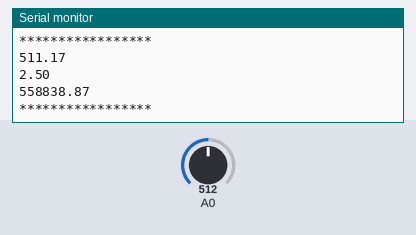
The sketch below on a simulated Arduino Uno, built with avr-gcc and run on an emulated ATmega328P. Shown: the last lines printed to the serial monitor. The inputs (shaded band) are chosen by the test bench; at power-on: A0 = 512.

Above: at 1.2 s.
1.3 s: A0 set to 716
At 1.83 s:
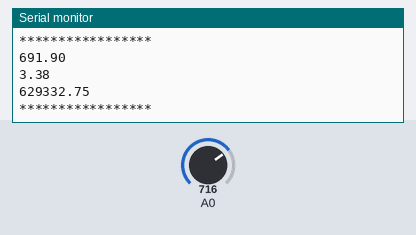
2.8 s: A0 set to 900
At 2.83 s:
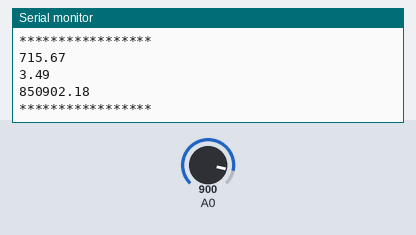
Timing chart, 0 to 5.8 s (numbered marks = the images above; inputs shaded):
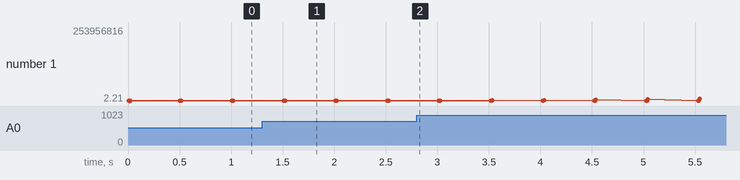

The sketch:

cp3.ino
```cpp
float sensorVoltage,sensorValue=0,Vin=3,R1=1111600,R2=0.88;
void setup() {
  // put your setup code here, to run once:
Serial.begin(9600);
Serial.println("Hello," );
pinMode(A0,INPUT);
}

void loop() {
  // put your main code here, to run repeatedly:
for(int i=0 ;i<=5;i++)
  sensorValue = 0.7* sensorValue + 0.3* analogRead(A0);
  sensorVoltage = sensorValue * 5 / 1024;
  // sensorVoltage= Vin * R1 / (R1+R2)
  R1 = sensorVoltage * (R1+R2) / Vin ;
  Serial.println(sensorValue);
  Serial.println(sensorVoltage);
  Serial.println(R1);
  Serial.println("*****************");
  delay(500);
}
```

Measured:
- after the input at 1.3 s, the serial monitor: prints a new line after 0.21 s (image 1)
- plotted number 1: 558838.87 → 850902.18 after the input at 1.3 s, 850902.18 → 253956816 after the input at 2.8 s
